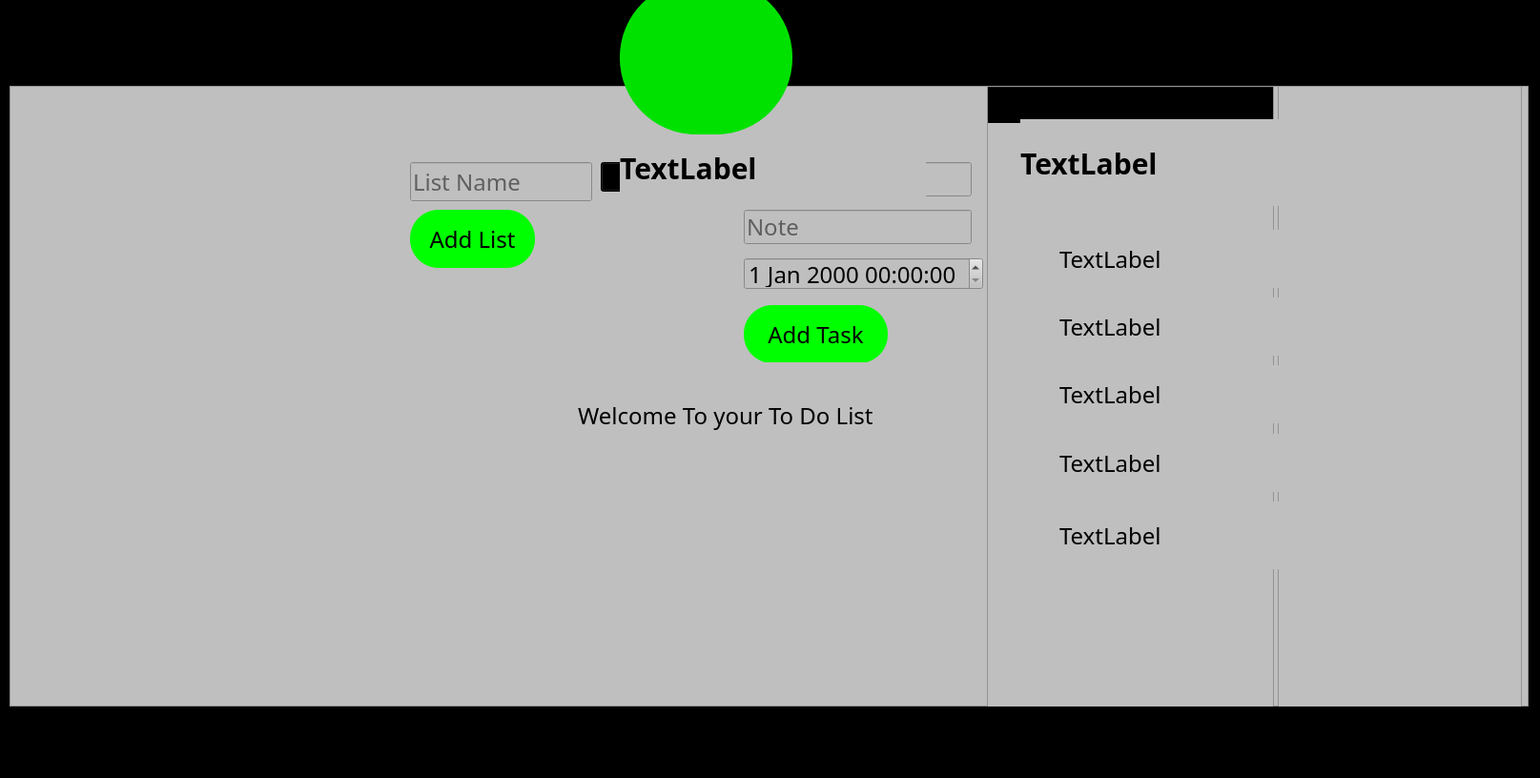
<?xml version="1.0" encoding="UTF-8"?>
<ui version="4.0">
 <class>Student_Panel</class>
 <widget class="QMainWindow" name="Student_Panel">
  <property name="geometry">
   <rect>
    <x>0</x>
    <y>0</y>
    <width>1615</width>
    <height>816</height>
   </rect>
  </property>
  <property name="windowTitle">
   <string>MainWindow</string>
  </property>
  <property name="styleSheet">
   <string notr="true">*{
	
	font-family:century gothic;
	font-size:24px;
	background-color:black
}
QPushButton
{
	color:black;
	background-color: rgb(112, 112, 112);
	border-radius:30px;
}
QLineEdit
{
color:white;
}
#frame
{
background-color:#bfbfbf;
}
#add_new_list_pushButton {
    background-color: rgb(0, 255, 0);
border-radius:30px;
color:black
}
#add_new_task_pushButton
{
	 background-color: rgb(0, 255, 0);
border-radius:30px;
color:black
}
QPushButton
{
	background-color: rgb(0, 255, 0);
border-radius:30px;
}
#add_new_list_pushButton:hover{
background-color:rgb(170, 170, 255)
}
#add_new_task_pushButton:hover
{
background-color:rgb(170, 170, 255)
}
#dateTimeEdit
{
background-color:#bfbfbf;
color:black
}
#description_lineEdit
{
background-color:#bfbfbf;
color:black
}
#list_name_lineEdit
{
background-color:#bfbfbf;
color:black
}
#task_name_lineEdit
{
background-color:#bfbfbf;
color:black

}
#treeWidget
{
background-color:#bfbfbf;
color:white;
font-size:20px;
}
#listWidget
{
color:black;
background-color:#bfbfbf;
}
#label_2
{
color:black;
background-color:#bfbfbf;
}
#label_3
{
color:black;
background-color:#bfbfbf;
}
#label_4
{
color:black;
background-color:#bfbfbf;
}
#label_5
{
color:black;
background-color:#bfbfbf;
}
#label_6
{
color:black;
background-color:#bfbfbf;
}
#label_7
{
color:black;
background-color:#bfbfbf;
}
#title
{
color:black;
background-color:#bfbfbf;
}
#username
{
color:black;
background-color:#bfbfbf;
}
#dateTimeEdit
{
color:black;
background-color:#bfbfbf;
}</string>
  </property>
  <widget class="QWidget" name="centralwidget">
   <widget class="QFrame" name="frame">
    <property name="geometry">
     <rect>
      <x>10</x>
      <y>90</y>
      <width>1593</width>
      <height>651</height>
     </rect>
    </property>
    <property name="styleSheet">
     <string notr="true"/>
    </property>
    <property name="frameShape">
     <enum>QFrame::StyledPanel</enum>
    </property>
    <property name="frameShadow">
     <enum>QFrame::Raised</enum>
    </property>
    <widget class="QPushButton" name="add_new_task_pushButton">
     <property name="geometry">
      <rect>
       <x>770</x>
       <y>230</y>
       <width>151</width>
       <height>61</height>
      </rect>
     </property>
     <property name="text">
      <string>Add Task</string>
     </property>
    </widget>
    <widget class="QDateTimeEdit" name="dateTimeEdit">
     <property name="geometry">
      <rect>
       <x>770</x>
       <y>180</y>
       <width>251</width>
       <height>34</height>
      </rect>
     </property>
    </widget>
    <widget class="QLineEdit" name="description_lineEdit">
     <property name="geometry">
      <rect>
       <x>770</x>
       <y>130</y>
       <width>239</width>
       <height>36</height>
      </rect>
     </property>
     <property name="placeholderText">
      <string>Note</string>
     </property>
    </widget>
    <widget class="QLineEdit" name="task_name_lineEdit">
     <property name="geometry">
      <rect>
       <x>770</x>
       <y>80</y>
       <width>239</width>
       <height>36</height>
      </rect>
     </property>
     <property name="placeholderText">
      <string>Taks Name</string>
     </property>
    </widget>
    <widget class="QPushButton" name="add_new_list_pushButton">
     <property name="geometry">
      <rect>
       <x>420</x>
       <y>130</y>
       <width>131</width>
       <height>61</height>
      </rect>
     </property>
     <property name="text">
      <string>Add List</string>
     </property>
    </widget>
    <widget class="QLineEdit" name="list_name_lineEdit">
     <property name="geometry">
      <rect>
       <x>420</x>
       <y>80</y>
       <width>191</width>
       <height>41</height>
      </rect>
     </property>
     <property name="placeholderText">
      <string>List Name</string>
     </property>
    </widget>
    <widget class="QComboBox" name="list_color_comboBox">
     <property name="geometry">
      <rect>
       <x>620</x>
       <y>80</y>
       <width>111</width>
       <height>31</height>
      </rect>
     </property>
    </widget>
    <widget class="QListWidget" name="listWidget">
     <property name="geometry">
      <rect>
       <x>1330</x>
       <y>0</y>
       <width>256</width>
       <height>721</height>
      </rect>
     </property>
    </widget>
    <widget class="QTreeWidget" name="treeWidget">
     <property name="geometry">
      <rect>
       <x>1025</x>
       <y>0</y>
       <width>301</width>
       <height>721</height>
      </rect>
     </property>
     <column>
      <property name="text">
       <string notr="true">1</string>
      </property>
     </column>
    </widget>
    <widget class="QLabel" name="label_2">
     <property name="geometry">
      <rect>
       <x>1101</x>
       <y>151</y>
       <width>461</width>
       <height>61</height>
      </rect>
     </property>
     <property name="text">
      <string>TextLabel</string>
     </property>
    </widget>
    <widget class="QLabel" name="label_3">
     <property name="geometry">
      <rect>
       <x>1101</x>
       <y>222</y>
       <width>461</width>
       <height>61</height>
      </rect>
     </property>
     <property name="text">
      <string>TextLabel</string>
     </property>
    </widget>
    <widget class="QLabel" name="label_4">
     <property name="geometry">
      <rect>
       <x>1101</x>
       <y>293</y>
       <width>461</width>
       <height>61</height>
      </rect>
     </property>
     <property name="text">
      <string>TextLabel</string>
     </property>
    </widget>
    <widget class="QLabel" name="label_5">
     <property name="geometry">
      <rect>
       <x>1101</x>
       <y>365</y>
       <width>461</width>
       <height>61</height>
      </rect>
     </property>
     <property name="text">
      <string>TextLabel</string>
     </property>
    </widget>
    <widget class="QLabel" name="label_6">
     <property name="geometry">
      <rect>
       <x>1101</x>
       <y>436</y>
       <width>461</width>
       <height>71</height>
      </rect>
     </property>
     <property name="text">
      <string>TextLabel</string>
     </property>
    </widget>
    <widget class="QLabel" name="title">
     <property name="geometry">
      <rect>
       <x>1060</x>
       <y>35</y>
       <width>491</width>
       <height>91</height>
      </rect>
     </property>
     <property name="styleSheet">
      <string notr="true">font-size:30px;
font-weight:bold;</string>
     </property>
     <property name="text">
      <string>TextLabel</string>
     </property>
    </widget>
    <widget class="QLabel" name="label_7">
     <property name="geometry">
      <rect>
       <x>540</x>
       <y>290</y>
       <width>471</width>
       <height>111</height>
      </rect>
     </property>
     <property name="text">
      <string>         Welcome To your To Do List</string>
     </property>
    </widget>
    <widget class="QLabel" name="username">
     <property name="geometry">
      <rect>
       <x>640</x>
       <y>50</y>
       <width>321</width>
       <height>71</height>
      </rect>
     </property>
     <property name="styleSheet">
      <string notr="true">font-size:30px;
font-weight:bold;</string>
     </property>
     <property name="text">
      <string>TextLabel</string>
     </property>
    </widget>
   </widget>
   <widget class="QLabel" name="label">
    <property name="geometry">
     <rect>
      <x>650</x>
      <y>-20</y>
      <width>181</width>
      <height>161</height>
     </rect>
    </property>
    <property name="styleSheet">
     <string notr="true">background-color:rgb(0,225,0);
border-radius:80px;</string>
    </property>
    <property name="text">
     <string/>
    </property>
   </widget>
  </widget>
  <widget class="QStatusBar" name="statusbar"/>
  <widget class="QMenuBar" name="menubar">
   <property name="geometry">
    <rect>
     <x>0</x>
     <y>0</y>
     <width>1615</width>
     <height>36</height>
    </rect>
   </property>
  </widget>
 </widget>
 <resources/>
 <connections/>
</ui>
